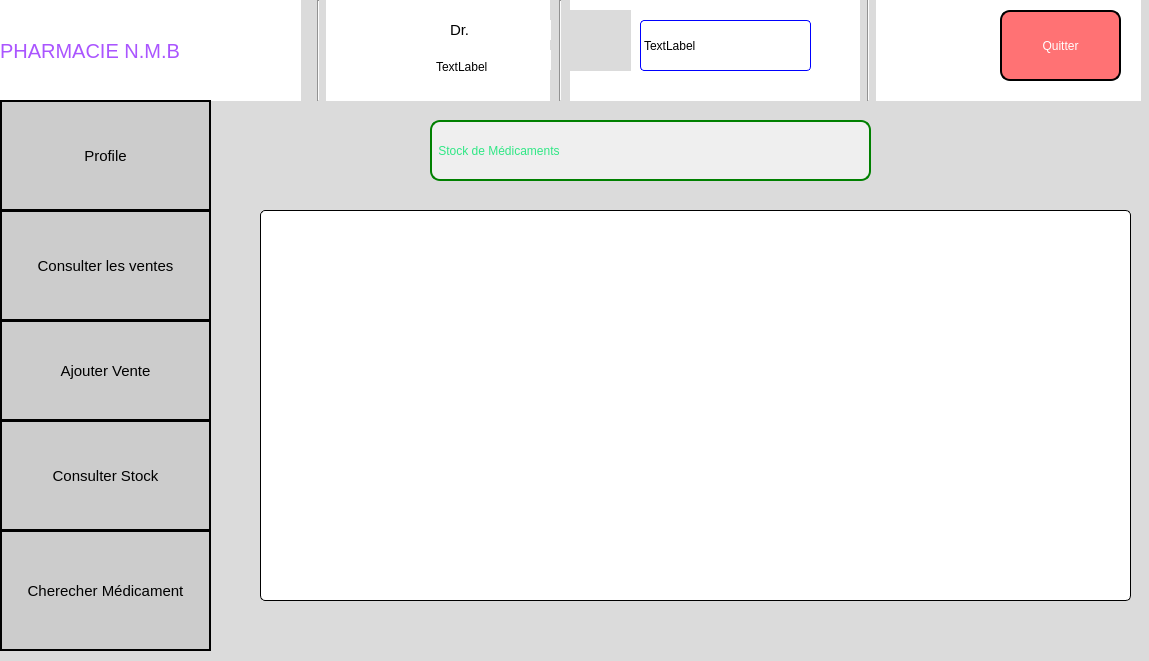
<?xml version="1.0" encoding="UTF-8"?>
<ui version="4.0">
 <class>consulter_stock</class>
 <widget class="QDialog" name="consulter_stock">
  <property name="geometry">
   <rect>
    <x>0</x>
    <y>0</y>
    <width>1149</width>
    <height>661</height>
   </rect>
  </property>
  <property name="windowTitle">
   <string>Dialog</string>
  </property>
  <property name="styleSheet">
   <string notr="true">
background-color: rgb(219, 219, 219);</string>
  </property>
  <widget class="QPushButton" name="pushButton_5">
   <property name="geometry">
    <rect>
     <x>0</x>
     <y>530</y>
     <width>211</width>
     <height>121</height>
    </rect>
   </property>
   <property name="styleSheet">
    <string notr="true">font-size:15px;border:2px solid black;
background-color: rgb(204, 204, 204);</string>
   </property>
   <property name="text">
    <string>Cherecher Médicament</string>
   </property>
  </widget>
  <widget class="Line" name="line_3">
   <property name="geometry">
    <rect>
     <x>310</x>
     <y>0</y>
     <width>16</width>
     <height>101</height>
    </rect>
   </property>
   <property name="orientation">
    <enum>Qt::Vertical</enum>
   </property>
  </widget>
  <widget class="QPushButton" name="pushButton_quitter">
   <property name="geometry">
    <rect>
     <x>1000</x>
     <y>10</y>
     <width>121</width>
     <height>71</height>
    </rect>
   </property>
   <property name="styleSheet">
    <string notr="true">border:2px solid black;color:white;border-radius:10px;
font: 900 12pt &quot;Arial Black&quot;;
background-color: rgb(255, 114, 116);</string>
   </property>
   <property name="text">
    <string>Quitter</string>
   </property>
  </widget>
  <widget class="QLabel" name="label_18">
   <property name="geometry">
    <rect>
     <x>320</x>
     <y>0</y>
     <width>821</width>
     <height>101</height>
    </rect>
   </property>
   <property name="styleSheet">
    <string notr="true">background-color: rgb(255, 255, 255);</string>
   </property>
   <property name="text">
    <string/>
   </property>
  </widget>
  <widget class="QPushButton" name="ButtonProfil_2">
   <property name="geometry">
    <rect>
     <x>0</x>
     <y>100</y>
     <width>211</width>
     <height>111</height>
    </rect>
   </property>
   <property name="styleSheet">
    <string notr="true">font-size:15px;border:2px solid black;
background-color: rgb(204, 204, 204);</string>
   </property>
   <property name="text">
    <string>Profile</string>
   </property>
  </widget>
  <widget class="QPushButton" name="pushButton_8">
   <property name="geometry">
    <rect>
     <x>0</x>
     <y>420</y>
     <width>211</width>
     <height>111</height>
    </rect>
   </property>
   <property name="styleSheet">
    <string notr="true">font-size:15px;border:2px solid black;
background-color: rgb(204, 204, 204);</string>
   </property>
   <property name="text">
    <string>Consulter Stock</string>
   </property>
  </widget>
  <widget class="QLabel" name="label_19">
   <property name="geometry">
    <rect>
     <x>340</x>
     <y>10</y>
     <width>71</width>
     <height>81</height>
    </rect>
   </property>
   <property name="styleSheet">
    <string notr="true">background-color: rgb(255, 255, 255);</string>
   </property>
   <property name="text">
    <string/>
   </property>
   <property name="pixmap">
    <pixmap resource="ressource.qrc">:/res/image/WhatsApp Image 2024-04-30 à 20.55.44_6b270705.jpg</pixmap>
   </property>
   <property name="scaledContents">
    <bool>true</bool>
   </property>
  </widget>
  <widget class="Line" name="line_5">
   <property name="geometry">
    <rect>
     <x>550</x>
     <y>0</y>
     <width>20</width>
     <height>101</height>
    </rect>
   </property>
   <property name="orientation">
    <enum>Qt::Vertical</enum>
   </property>
  </widget>
  <widget class="QPushButton" name="pushButton_affiche_vente">
   <property name="geometry">
    <rect>
     <x>0</x>
     <y>210</y>
     <width>211</width>
     <height>111</height>
    </rect>
   </property>
   <property name="styleSheet">
    <string notr="true">font-size:15px;border:2px solid black;
background-color: rgb(204, 204, 204);</string>
   </property>
   <property name="text">
    <string>Consulter les ventes</string>
   </property>
  </widget>
  <widget class="QLabel" name="label_24">
   <property name="geometry">
    <rect>
     <x>900</x>
     <y>10</y>
     <width>71</width>
     <height>71</height>
    </rect>
   </property>
   <property name="styleSheet">
    <string notr="true">background-color: white;</string>
   </property>
   <property name="text">
    <string/>
   </property>
   <property name="pixmap">
    <pixmap resource="ressource.qrc">:/res/image/R (1).png</pixmap>
   </property>
   <property name="scaledContents">
    <bool>true</bool>
   </property>
  </widget>
  <widget class="Line" name="line_6">
   <property name="geometry">
    <rect>
     <x>860</x>
     <y>-10</y>
     <width>16</width>
     <height>111</height>
    </rect>
   </property>
   <property name="orientation">
    <enum>Qt::Vertical</enum>
   </property>
  </widget>
  <widget class="QLabel" name="label_25">
   <property name="geometry">
    <rect>
     <x>570</x>
     <y>10</y>
     <width>61</width>
     <height>61</height>
    </rect>
   </property>
   <property name="text">
    <string/>
   </property>
   <property name="pixmap">
    <pixmap resource="ressource.qrc">:/res/image/OIP (3).jpeg</pixmap>
   </property>
   <property name="scaledContents">
    <bool>true</bool>
   </property>
  </widget>
  <widget class="QLabel" name="nome_user_2">
   <property name="geometry">
    <rect>
     <x>450</x>
     <y>50</y>
     <width>101</width>
     <height>20</height>
    </rect>
   </property>
   <property name="styleSheet">
    <string notr="true">background-color:white;
font: 14pt &quot;Segoe Fluent Icons&quot;;</string>
   </property>
   <property name="text">
    <string/>
   </property>
  </widget>
  <widget class="QLabel" name="label_26">
   <property name="geometry">
    <rect>
     <x>450</x>
     <y>20</y>
     <width>101</width>
     <height>20</height>
    </rect>
   </property>
   <property name="styleSheet">
    <string notr="true">background-color: rgb(255, 255, 255);font-size:15px;
font: 600 16pt &quot;Segoe UI Variable Text Semibold&quot;;</string>
   </property>
   <property name="text">
    <string>Dr.</string>
   </property>
  </widget>
  <widget class="QLabel" name="label_28">
   <property name="geometry">
    <rect>
     <x>0</x>
     <y>0</y>
     <width>301</width>
     <height>101</height>
    </rect>
   </property>
   <property name="styleSheet">
    <string notr="true">background-color: rgb(255, 255, 255);font-size:20px;
font: 20pt &quot;Segoe Script&quot;;color:rgb(170, 85, 255)</string>
   </property>
   <property name="text">
    <string>PHARMACIE N.M.B</string>
   </property>
  </widget>
  <widget class="QPushButton" name="pushButton_10">
   <property name="geometry">
    <rect>
     <x>0</x>
     <y>320</y>
     <width>211</width>
     <height>101</height>
    </rect>
   </property>
   <property name="styleSheet">
    <string notr="true">font-size:15px;border:2px solid black;
background-color: rgb(204, 204, 204);</string>
   </property>
   <property name="text">
    <string>Ajouter Vente</string>
   </property>
  </widget>
  <widget class="QTableWidget" name="tablestock">
   <property name="geometry">
    <rect>
     <x>260</x>
     <y>210</y>
     <width>871</width>
     <height>391</height>
    </rect>
   </property>
   <property name="styleSheet">
    <string notr="true">font: 10pt &quot;Arial Rounded MT Bold&quot;;
;border:1px solid  black ;border-radius:5px;
background-color: rgb(255, 255, 255);</string>
   </property>
  </widget>
  <widget class="QLabel" name="label_nom">
   <property name="geometry">
    <rect>
     <x>436</x>
     <y>51</y>
     <width>101</width>
     <height>31</height>
    </rect>
   </property>
   <property name="styleSheet">
    <string notr="true">background-color: rgb(255, 255, 255);
font: 14pt &quot;Arial Rounded MT Bold&quot;;</string>
   </property>
   <property name="text">
    <string>TextLabel</string>
   </property>
  </widget>
  <widget class="QLabel" name="label_date">
   <property name="geometry">
    <rect>
     <x>640</x>
     <y>20</y>
     <width>171</width>
     <height>51</height>
    </rect>
   </property>
   <property name="styleSheet">
    <string notr="true">border:1px solid blue;border-radius:4px;
font: 10pt &quot;Rockwell&quot;;
background-color: rgb(255, 255, 255);</string>
   </property>
   <property name="text">
    <string>TextLabel</string>
   </property>
  </widget>
  <widget class="QLabel" name="label">
   <property name="geometry">
    <rect>
     <x>430</x>
     <y>120</y>
     <width>441</width>
     <height>61</height>
    </rect>
   </property>
   <property name="styleSheet">
    <string notr="true">background-color: rgb(239, 239, 239);
color: rgb(48, 231, 133);
font: 900 26pt &quot;Segoe UI Black&quot;;border:2px solid green;border-radius:10px;</string>
   </property>
   <property name="text">
    <string> Stock de Médicaments</string>
   </property>
  </widget>
  <widget class="QLabel" name="label_8">
   <property name="geometry">
    <rect>
     <x>230</x>
     <y>10</y>
     <width>61</width>
     <height>81</height>
    </rect>
   </property>
   <property name="styleSheet">
    <string notr="true">background-color: rgb(255, 255, 255);</string>
   </property>
   <property name="text">
    <string/>
   </property>
   <property name="pixmap">
    <pixmap resource="ressource.qrc">:/res/image/devenir-pharmacien-921x1024.png</pixmap>
   </property>
   <property name="scaledContents">
    <bool>true</bool>
   </property>
  </widget>
  <zorder>label_28</zorder>
  <zorder>label_18</zorder>
  <zorder>pushButton_5</zorder>
  <zorder>line_3</zorder>
  <zorder>pushButton_quitter</zorder>
  <zorder>ButtonProfil_2</zorder>
  <zorder>pushButton_8</zorder>
  <zorder>label_19</zorder>
  <zorder>line_5</zorder>
  <zorder>pushButton_affiche_vente</zorder>
  <zorder>label_24</zorder>
  <zorder>line_6</zorder>
  <zorder>label_25</zorder>
  <zorder>nome_user_2</zorder>
  <zorder>label_26</zorder>
  <zorder>pushButton_10</zorder>
  <zorder>label_nom</zorder>
  <zorder>label_date</zorder>
  <zorder>label</zorder>
  <zorder>label_8</zorder>
  <zorder>tablestock</zorder>
 </widget>
 <resources>
  <include location="ressource.qrc"/>
 </resources>
 <connections/>
</ui>
